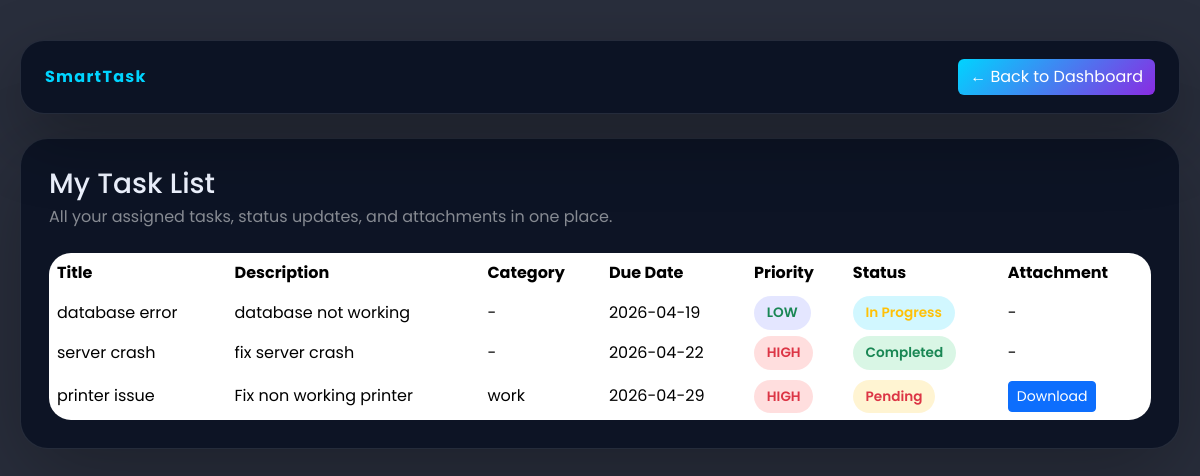
The app's page /my_tasks (signed in), older data.
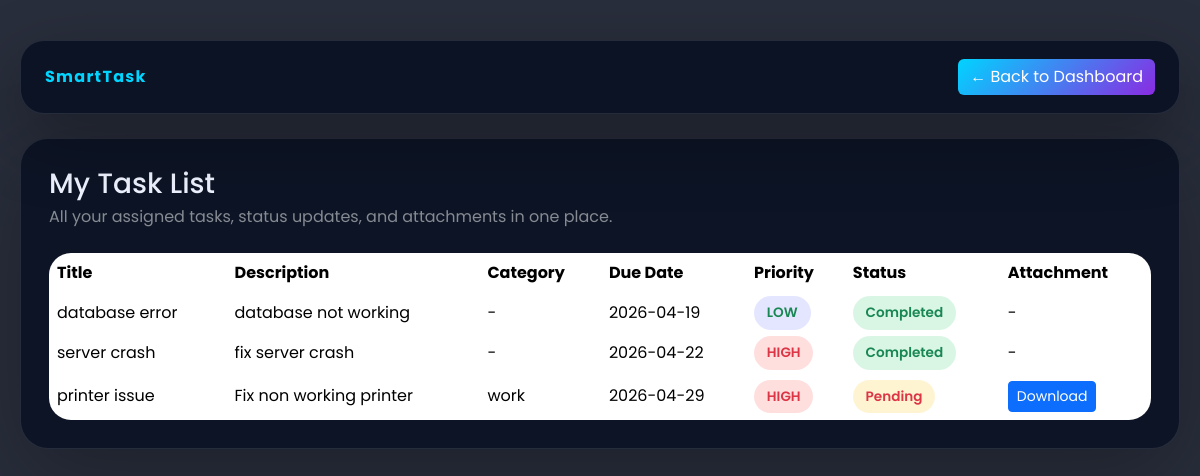
The same page, newer data.
### tables this page shows
CREATE TABLE tasks (
            id INTEGER PRIMARY KEY AUTOINCREMENT,
            title TEXT NOT NULL,
            description TEXT NOT NULL,
            status TEXT DEFAULT 'Pending',
            priority TEXT,
            due_date DATE,
            user_id INTEGER, category TEXT, file_path TEXT,
            FOREIGN KEY (user_id) REFERENCES users(id)

        );

### app.py (the view)
@app.route("/my_tasks")
def my_tasks():
    if 'user_id' not in session:
        return redirect(url_for("login"))
    user_id = session.get('user_id')
    conn = getdb()
    cursor = conn.cursor()
    cursor.execute("SELECT * FROM tasks WHERE user_id = ? ORDER BY priority DESC, due_date ASC", (user_id,))
    tasks = cursor.fetchall()
    conn.close()
    return render_template("my_tasks.html", tasks=tasks)

### app.py (called while the page is built)
@app.after_request
def set_cache_headers(response):
    if response.status_code in [301, 302, 303, 307, 308]:
        response.headers['Cache-Control'] = 'no-store, no-cache, must-revalidate, max-age=0'
        response.headers['Pragma'] = 'no-cache'
        response.headers['Expires'] = '0'
    elif request.endpoint and request.endpoint in ['login', 'register', 'logout', 'user_dashboard', 'admin_dashboard']:
        response.headers['Cache-Control'] = 'no-store, no-cache, must-revalidate, max-age=0, private'
        response.headers['Pragma'] = 'no-cache'
        response.headers['Expires'] = '0'
    elif request.method == 'POST':
        response.headers['Cache-Control'] = 'no-store, no-cache, must-revalidate, max-age=0'
        response.headers['Pragma'] = 'no-cache'
        response.headers['Expires'] = '0'
    return response

def getdb():
    conn = sqlite3.connect(DB_PATH)
    return conn

### templates/my_tasks.html (shortened to what this page needs)
<!DOCTYPE html>
<html lang="en">
<head>
    <link href="https://cdn.jsdelivr.net/npm/bootstrap@5.3.2/dist/css/bootstrap.min.css" rel="stylesheet">
    <link href="https://cdn.jsdelivr.net/npm/bootstrap-icons/font/bootstrap-icons.css" rel="stylesheet">
</head>
<body>
    <div class="page-shell">
        <div class="topbar d-flex flex-column flex-md-row justify-content-between align-items-center gap-3">
            <a href="/" class="navbar-brand mb-0">SmartTask</a>
            <a href="/user_dashboard" class="btn btn-glow">← Back to Dashboard</a>
        </div>
        <div class="content-card">
            <div class="mb-4">
                <h3 class="mb-1">My Task List</h3>
                <p class="text-white-50 mb-0">All your assigned tasks, status updates, and attachments in one place.</p>
            </div>
            <div class="table-responsive">
                <table class="table table-borderless align-middle mb-0">
                    <thead><tr><th>Title</th><th>Description</th><th>Category</th><th>Due Date</th><th>Priority</th><th>Status</th><th>Attachment</th></tr></thead>
                    <tbody>
                        {% for task in tasks %}
                        <tr>
                            <td>{{ task[1] }}</td>
                            <td>{{ task[2] }}</td>
                            <td>{{ task[7] if task[7] else '-' }}</td>
                            <td>{{ task[5] }}</td>
                            <td><span class="badge-priority {% if task[4] == 'HIGH' %}badge-high text-danger{% elif task[4] == 'MEDIUM' %}badge-medium text-warning{% else %}badge-low text-success{% endif %}">{{ task[4] }}</span></td>
                            <td><span class="badge-status {% if task[3] == 'Completed' %}badge-completed text-success{% elif task[3] == 'In Progress' %}badge-progress text-warning{% else %}badge-pending text-danger{% endif %}">{{ task[3] }}</span></td>
                            <td>
                                {% if task[8] %}
                                    <a href="/download/{{ task[0] }}" class="btn btn-primary btn-sm btn-action">Download</a>
                                {% else %}
                                    -
                                {% endif %}
                            </td>
                        </tr>
                        {% endfor %}
                    </tbody>
                </table>
            </div>
        </div>
    </div>
</body>
</html>

### templates/my_tasks.html (style rules this page uses)
* { font-family: 'Poppins', sans-serif; }
body { margin:0; min-height:100vh; background:url('https://images.unsplash.com/photo-1490059834513-f965a85b7d68?ixlib=rb-4.0.3&auto=format&fit=crop&w=1650&q=80') center/cover no-repeat fixed; color:#eef3ff; }
body::before { content:''; position:fixed; inset:0; background:rgba(4,10,26,0.85); z-index:0; }
.page-shell { position:relative; z-index:1; padding:40px 20px; }
.topbar { background:rgba(10,18,35,0.92); border:1px solid rgba(255,255,255,0.1); border-radius:24px; padding:18px 24px; backdrop-filter:blur(18px); box-shadow:0 24px 70px rgba(0,0,0,0.3); }
.topbar .navbar-brand { color:#00d4ff; font-weight:700; letter-spacing:.08em; }
.topbar .btn-glow { background:linear-gradient(135deg,#00d4ff,#8a2be2); color:#fff; border:none; }
.content-card { margin-top:24px; background:rgba(10,18,35,0.9); border:1px solid rgba(255,255,255,0.1); border-radius:28px; padding:28px; box-shadow:0 28px 90px rgba(0,0,0,0.28); }
.table-responsive { border-radius:22px; overflow:hidden; }
table { min-width:100%; color:#eef3ff; }
thead tr { background:rgba(255,255,255,0.06); }
td, th { border:none; vertical-align:middle; }
.badge-priority { padding:.45rem .8rem; border-radius:999px; font-size:.85rem; font-weight:600; }
.badge-high { background:rgba(255,76,76,0.18); color:#ffc7d7; }
.badge-low { background:rgba(108,117,255,0.18); color:#cfe1ff; }
.badge-status { padding:.45rem .8rem; border-radius:999px; font-size:.85rem; font-weight:600; }
.badge-completed { background:rgba(46,204,113,0.18); color:#d4f5db; }
.badge-pending { background:rgba(255,193,7,0.18); color:#fff3b0; }

Row changes from the older to the newer data that the page shows:
changed tasks "database error": status "In Progress" → "Completed"
